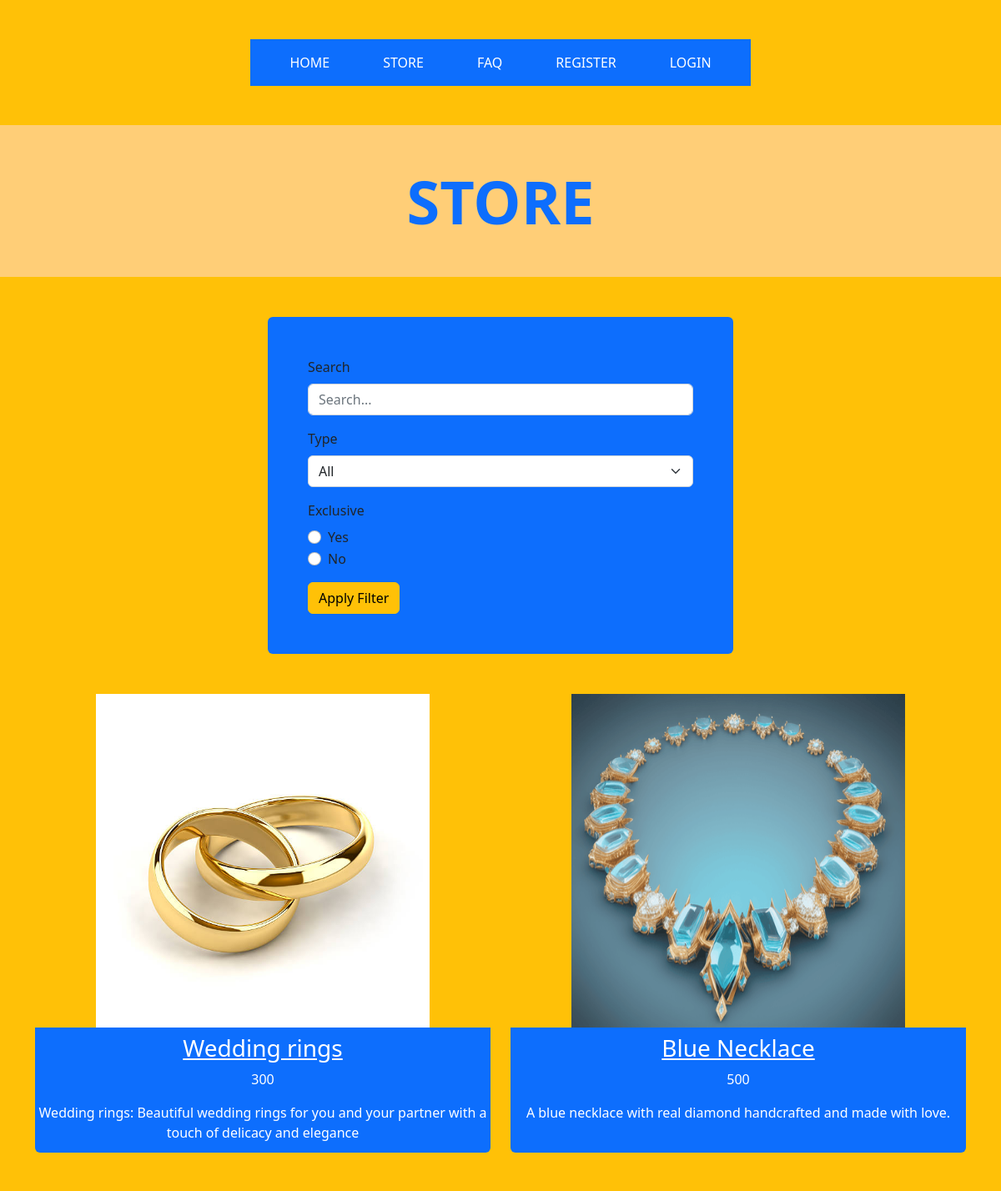
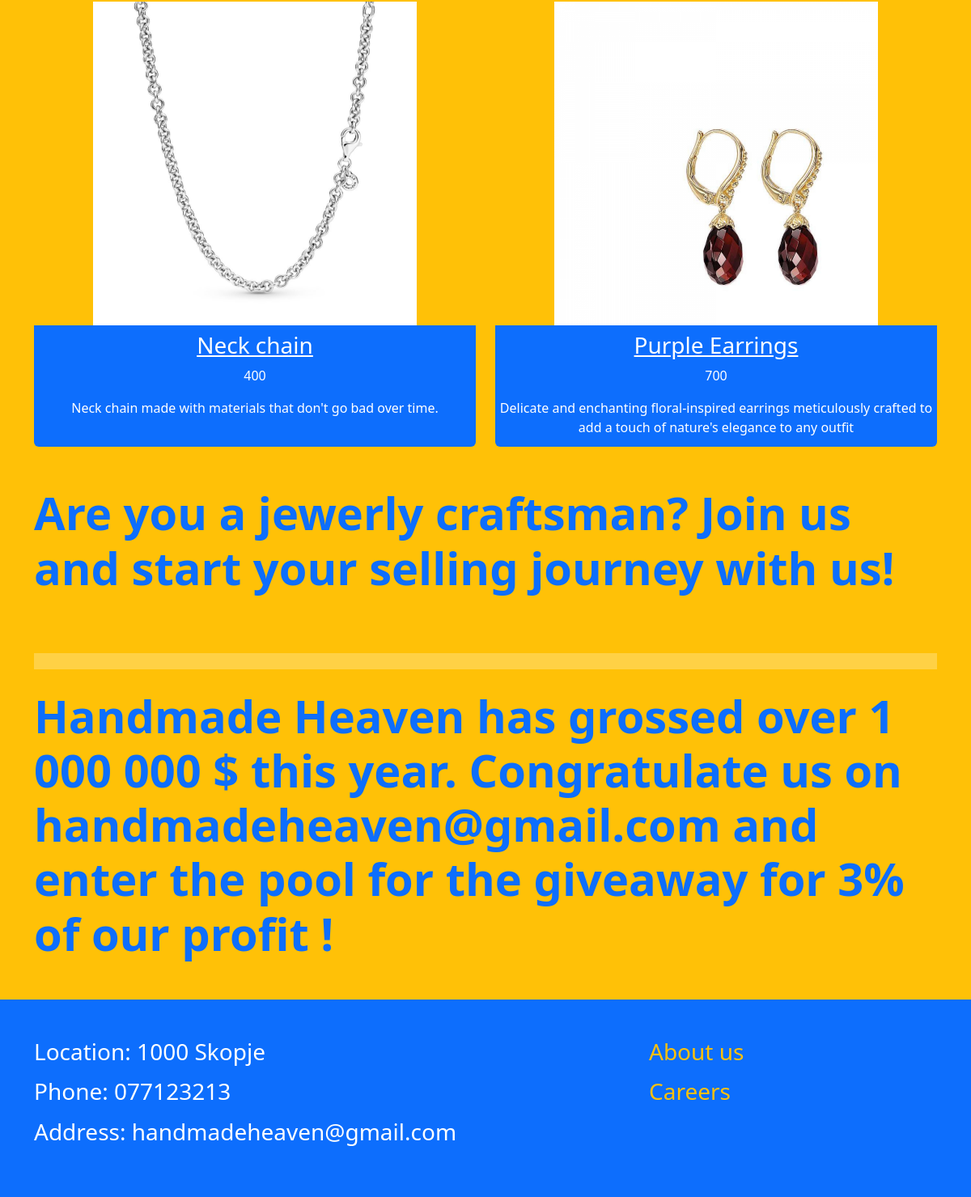
/store/, run on the app's committed database (2 pictures, top to bottom).
### jewerly/models.py (models this page shows, shortened)
class Jewerly(models.Model):
    type_choices = [('Love themed', 'Love themed'),
                         ('Religious', 'Religious'),
                         ('Nature', 'Nature'),
                         ('Other', 'Other')]
    name = models.CharField(max_length=50)
    price = models.IntegerField()
    image = models.ImageField(upload_to='images/')
    description = models.TextField()
    exclusive = models.BooleanField()
    type = models.CharField(max_length=255, choices=type_choices)

### jewerly/views.py (the view)
# urls.py: path('store/', store, name="store"),
def store(request):
    jewerlies = Jewerly.objects.all()
    type_choices = Jewerly.type_choices
    search_query = request.GET.get('search')
    if search_query:
        jewerlies = jewerlies.filter(name__icontains=search_query)
    type_filter = request.GET.get('type')
    if type_filter:
        jewerlies = jewerlies.filter(type=type_filter)
    exclusive_filter = request.GET.get('exclusive')
    if exclusive_filter == 'yes':
        jewerlies = jewerlies.filter(exclusive=True)
    elif exclusive_filter == 'no':
        jewerlies = jewerlies.filter(exclusive=False)
    return render(request, 'store.html', context={'jewerlies': jewerlies, 'type_choices': type_choices})

### templates/store.html (shortened to what this page needs)
{% extends 'base.html' %}
{% block content %}
    <div style="background-color: #ffce77">
        <div class="container">
            <h1 class="display-2 mb-0 pb-5 pt-5 text-center text-primary fw-bold text-uppercase">Store</h1>
        </div>
    </div>
    <div class="bg-warning pt-5">
        <div class="container pb-5">
            <div class="d-flex justify-content-center">
                <div class="bg-primary rounded p-5" style="width: 50%">
                    <form method="GET">
                        <div class="mb-3">
                            <label for="search_input" class="form-label">Search</label>
                            <input type="text" name="search" class="form-control" id="search_input"
                                   placeholder="Search...">
                        </div>
                        <div class="mb-3">
                            <label for="type_select" class="form-label">Type</label>
                            <select name="type" class="form-select" id="type_select">
                                <option value="">All</option>
                            </select>
                        </div>
                        <div class="mb-3">
                            <label class="form-label">Exclusive</label>
                            <div class="form-check">
                                <input class="form-check-input" type="radio" name="exclusive" id="exclusive_yes"
                                       value="yes">
                                <label class="form-check-label" for="exclusive_yes">
                                    Yes
                                </label>
                            </div>
                            <div class="form-check">
                                <input class="form-check-input" type="radio" name="exclusive" id="exclusive_no"
                                       value="no">
                                <label class="form-check-label" for="exclusive_no">
                                    No
                                </label>
                            </div>
                        </div>
                        <button type="submit" class="btn btn-warning">Apply Filter</button>
                    </form>
                </div>
            </div>
        </div>
        <div class="container">
            <div class="row">
                {% for jewerly in jewerlies %}
                    <div class="col-md-6 d-flex align-items-center mb-5">
                        <div class="card border-0 bg-primary text-white text-center w-100" style="height: 550px">
                            <div class="d-flex justify-content-center bg-warning mb-2">
                                <img src="{{ MEDIA_URL }}{{ jewerly.image.url }}" alt="" class="img-fluid"
                                     style="height: 400px; width: 400px">
                            </div>
                            <h3><a href="{% url 'jewerly_details' jewerly.id %}"
                                   class="text-white">{{ jewerly.name }}</a></h3>
                            <p>{{ jewerly.price }}</p>
                            <p>{{ jewerly.description }}</p>
                        </div>
                    </div>
                {% endfor %}
            </div>
            <div>
                <h1 class="display-4 text-primary fw-bold pb-5 mb-0">
                    Are you a jewerly craftsman? Join us and start your selling journey with us!
                </h1>
                <hr class="my-4" style="border-top: 20px solid #fff;">
                <h1 class="display-4 text-primary fw-bold pb-5 mb-0">
                    Handmade Heaven has grossed over 1 000 000 $ this year. Congratulate us on handmadeheaven@gmail.com and enter the pool for the giveaway for 3% of our profit !
                </h1>
            </div>
        </div>
    </div>
{% endblock %}

### templates/base.html (shortened to what this page needs)
<!DOCTYPE html>
<html lang="en">
<head>
    <link href="https://cdn.jsdelivr.net/npm/bootstrap@5.2.3/dist/css/bootstrap.min.css" rel="stylesheet">
</head>
<body>
<header>
    <div class="bg-warning d-flex justify-content-center align-items-center" style="height: 150px">
        <nav class="navbar navbar-expand-lg bg-primary w-50">
            <div class="container">
                <div class="collapse navbar-collapse" id="navbarNav">
                    <ul class="navbar-nav me-auto ms-auto text-uppercase">
                        <li class="nav-item">
                            <a class="nav-link active text-white" aria-current="page" href="{% url 'home' %}">Home</a>
                        </li>
                        <li class="nav-item ms-5">
                            <a class="nav-link active text-white" aria-current="page" href="{% url 'store' %}">Store</a>
                        </li>
                        <li class="nav-item ms-5">
                            <a class="nav-link active text-white" aria-current="page" href="{% url 'faq' %}">FAQ</a>
                        </li>
                        {% if not user.is_authenticated %}
                        <li class="nav-item ms-5">
                            <a class="nav-link active text-white" aria-current="page"
                               href="{% url 'register' %}">Register</a>
                        </li>
                        <li class="nav-item ms-5">
                            <a class="nav-link active text-white" aria-current="page" href="{% url 'login' %}">Login</a>
                        </li>
                        {% endif %}
                    </ul>
                </div>
            </div>
        </nav>
    </div>
</header>
<div>
    {% block content %}
    {% endblock %}
</div>
<footer>
    <div class="bg-primary pt-5 pb-5">
        <div class="container">
            <div class="row text-white">
                <div class="col-8">
                    <h3 class="mb-3">Location: 1000 Skopje</h3>
                    <h3 class="mb-3">Phone: 077123213</h3>
                    <h3 class="mb-3">Address: handmadeheaven@gmail.com</h3>
                </div>
                <div class="col-4">
                    <h3 class="mb-3"><a href="#" class="text-warning text-decoration-none">About us</a></h3>
                    <h3 class="mb-3"><a href="#" class="text-warning text-decoration-none">Careers</a></h3>
                </div>
            </div>
        </div>
    </div>
</footer>
</body>
</html>

### data on the page
Jewerly: image (picture), name "Wedding rings", price "300", description "Wedding rings: Beautiful wedding rings for you and your partner with a touch of delicacy and elegance"
Jewerly: image (picture), name "Blue Necklace", price "500", description "A blue necklace with real diamond handcrafted and made with love."
Jewerly: image (picture), name "Neck chain", price "400", description "Neck chain made with materials that don't go bad over time."
Jewerly: image (picture), name "Purple Earrings", price "700", description "Delicate and enchanting floral-inspired earrings meticulously crafted to add a touch of nature's elegance to any outfit"
